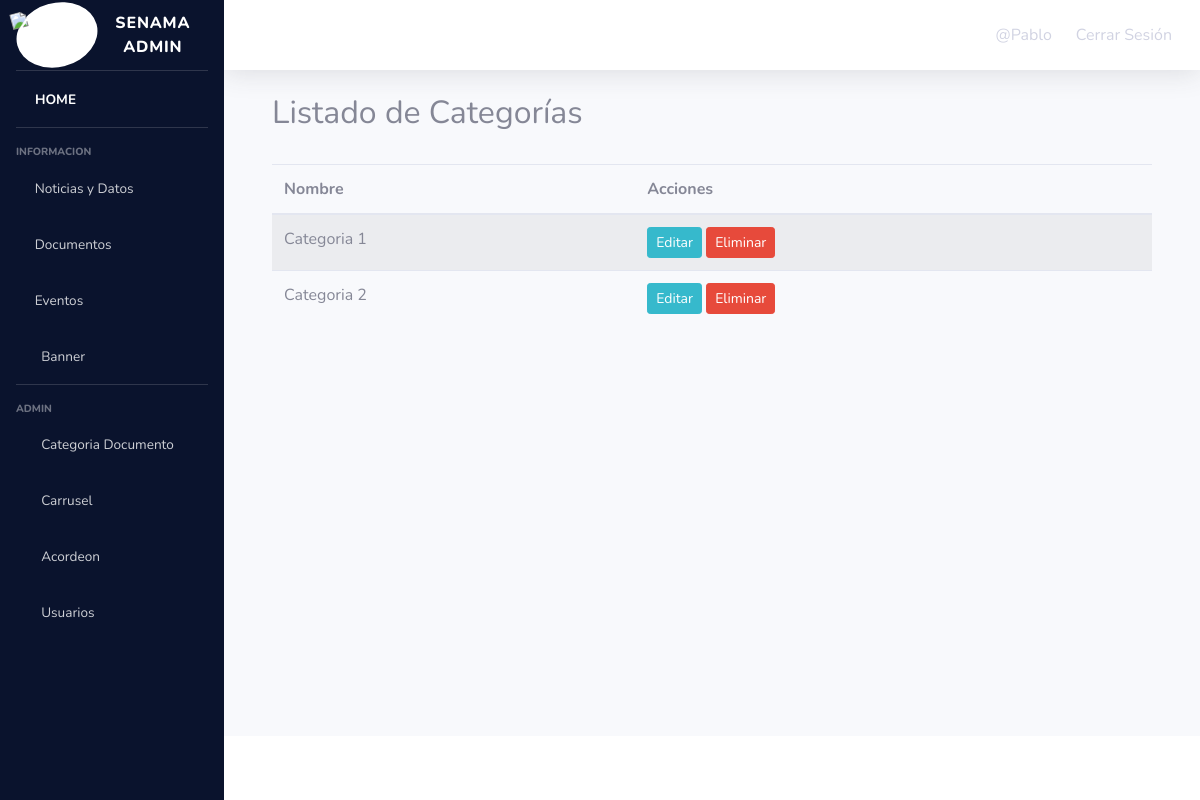
Page /listar_categorias/ (signed in) on the earlier database version.
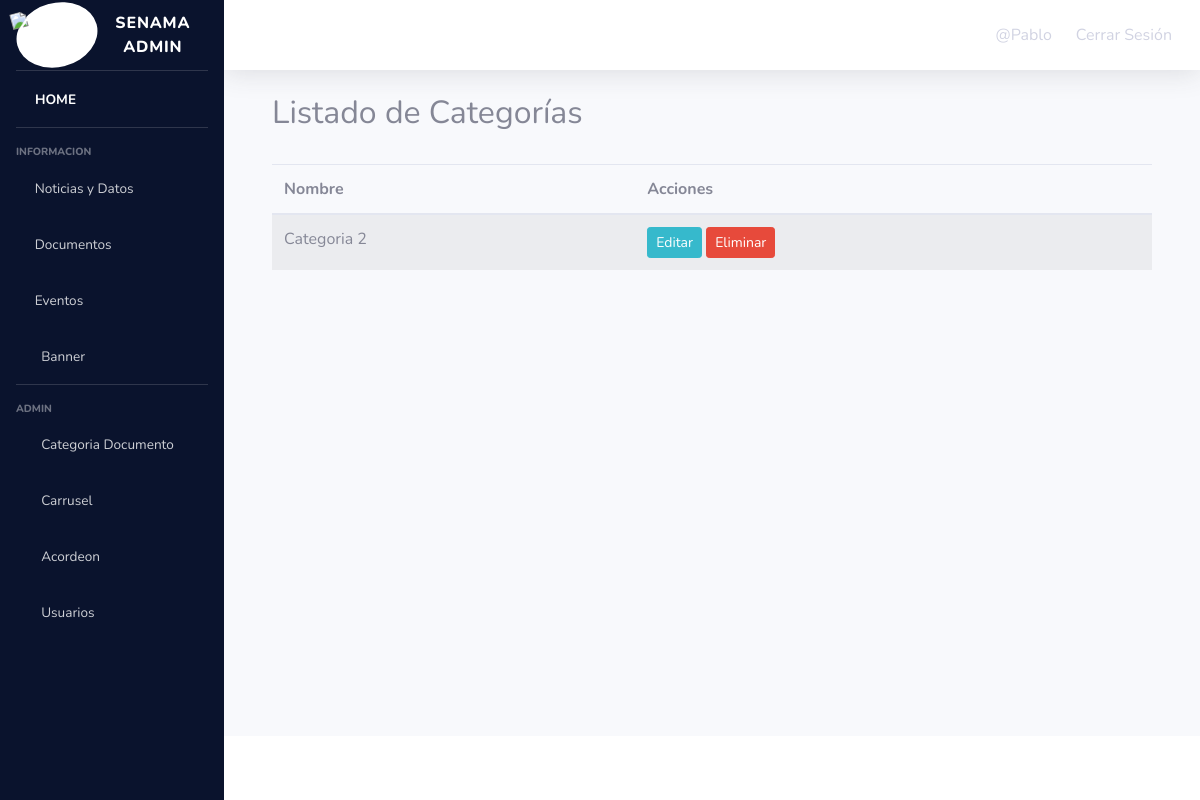
Same page on the later database version.
### app/models.py (models this page shows, shortened)
class Categoria_doc(models.Model):
    nombre = models.CharField(max_length=255)

### app/views.py (the view)
# urls.py: path("listar_categorias/", listar_categorias, name="listar_categorias"),
@permission_required('app.add_categoria_doc')
def listar_categorias(request):
        categorias = Categoria_doc.objects.all
        data = {
                'categorias': categorias,
        }
        return render(request, 'app/categoria/listar.html', data)

### app/templates/app/categoria/listar.html (shortened to what this page needs)
{% extends 'app/admin.html' %} {% load static %} {% block contenido %}
<div class="container">
    <h2>Listado de Categorías</h2>
    <br>
    <table class="table table-striped">
        <thead>
            <tr>
                <th>Nombre</th>
                <th>Acciones</th>
            </tr>
        </thead>
        <tbody>
            {% for categoria in categorias %}
            <tr>
                <td>{{ categoria.nombre }}</td>
                <td>
                    <a href="{% url 'editar_categoria' categoria.id %}" class="btn btn-info btn-sm">Editar</a>
                    {% if perms.app.delete_categoria_doc %}
                    <a href= "#" onclick="eliminarCategoria({{categoria.id}})" class="btn btn-danger btn-sm">Eliminar</a>
                    {% endif %}
                </td>
            </tr>
            {% endfor %}
        </tbody>
    </table>
</div>
{% endblock %}

Differences in the rows shown:
removed Categoria_doc: nombre "Categoria 1"
